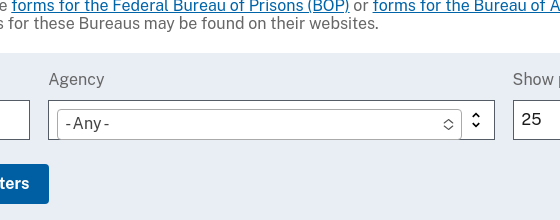
#> input picture tests/fixtures/osworld/chosen-dropdown-closed.png, 560 x 220 px
$ python -i ocr_rapid.py   (imports and definitions only)
#> lines starting #> are read from the running program, lines starting #| are printed output that depends on the picture
### typesafe_computer_use/platform_adapter.py
"""The desktop this process drives: one platform adapter at a time, behind one name.

Every other module reaches the platform through `desktop` and never imports macos.py or windows.py
itself. `host` is the adapter for the OS this process runs on, chosen once at import. Windows gets
windows.py. Every other OS gets macos.py, the default: on macOS it is the real adapter, and on the
Linux test runner tests/conftest.py stands in for the modules it imports, so the suite runs there
unchanged. Only the Windows path imports a Windows-only package. Where macos.py cannot load off
macOS, such as a Linux machine that drives an OSWorld VM, `host` is a `NoDesktop`: the package
still imports, and any call on the host says there is none.

`desktop` is not an adapter itself. It forwards every attribute read, write, and delete to the
adapter in use: `host`, unless a `using(adapter)` block has put another one in its place, such as
a remote computer that this process drives in place of its own. Callers hold `desktop` and never
see the swap.

`Desktop` is the surface every adapter provides, and tests/test_platform_adapter.py holds macos.py
and windows.py to it, parameter for parameter.
"""

from __future__ import annotations

import importlib
import sys
from collections.abc import Iterator
from contextlib import contextmanager
from pathlib import Path
from typing import Protocol

from PIL import Image

from .models import AxNode, Box, Field

OcrLine = tuple[str, float, Box]  # text, confidence, box in the image's own pixels


class Desktop(Protocol):
    # the escape hatch
    def check_abort(self) -> None: ...
    def abort_hint(self) -> str: ...
    def sleep_watching(self, seconds: float) -> None: ...
    def accessibility_trusted(self) -> bool: ...

    # input
    def click_at(self, point: tuple[float, float]) -> None: ...
    def press(self, key: str, command: bool = False) -> None: ...
    def type_text(self, text: str) -> None: ...
    def clear_field(self) -> None: ...
    def scroll(self, lines: int) -> None: ...

    # apps and windows
    def frontmost_app_and_pid(self) -> tuple[str, int]: ...
    def activate(self, app: str, timeout: float = 3.0) -> bool: ...
    def windows(self) -> list[tuple[str, str]]: ...
    def switch_to(self, key: str, timeout: float = 3.0) -> bool: ...
    def open_url(self, browser: str, url: str) -> bool: ...
    def browser_url(self, browser: str) -> str | None: ...
    def open_path(self, path: Path, as_text: bool = False) -> None: ...
    def frontmost_window_bounds(self, pid: int | None = None) -> tuple[float, float, float, float] | None: ...

    # capture, OCR, and accessibility
    def screenshot(self) -> Image.Image: ...
    def display_scale(self, image: Image.Image) -> float: ...
    def recognize_text(self, image: Image.Image) -> list[OcrLine]: ...
    def focused_field(self) -> Field | None: ...
    def actionable_elements(
        self, pid: int, display_w_pt: float, display_h_pt: float
    ) -> tuple[list[AxNode], list[AxNode], bool]: ...

    # acting on an element
    def ax_press(self, ref) -> bool: ...
    def ax_focus(self, ref) -> bool: ...
    def ax_set_value(self, ref, text: str) -> bool: ...
    def ax_value(self, ref) -> str | None: ...


class NoDesktop:
    """The host adapter of a process that has no desktop of its own: every call raises and says why.

    It lets the package import where no adapter can, so a remote computer can be driven from
    there through `using(adapter)`.
    """

    def __init__(self, reason: str) -> None:
        self._reason = reason

    # [4 lines left out: function __getattr__, not called in this run]

    def __repr__(self) -> str:
        return f"<no desktop: {self._reason}>"


def pick_host() -> Desktop:
    """The adapter for the OS this process runs on. Off macOS and Windows, macos.py when it loads (the
    Linux test runner stands in for its packages), and a `NoDesktop` when it does not."""
    if sys.platform == "win32":
        return importlib.import_module(f"{__package__}.windows")
    try:
        return importlib.import_module(f"{__package__}.macos")
    except ImportError as missing:
        if sys.platform == "darwin":
            raise
        return NoDesktop(f"{sys.platform} has no desktop adapter ({missing})")


host: Desktop = pick_host()


class _InUse:
    """Stands in for the adapter on top of its stack: reads, writes, and deletes all go there.

    Forwarding writes is what lets a test do `monkeypatch.setattr(desktop, "click_at", fake)`: the
    patch, and its undo, land on whichever adapter is in use at that moment.
    """

    __slots__ = ("_stack",)

    def __init__(self, adapter: Desktop) -> None:
        object.__setattr__(self, "_stack", [adapter])

    def __getattr__(self, name: str):
        return getattr(self._stack[-1], name)

    def __setattr__(self, name: str, value) -> None:
        setattr(self._stack[-1], name, value)

    def __delattr__(self, name: str) -> None:
        delattr(self._stack[-1], name)

    def __repr__(self) -> str:
        return f"<desktop in use: {self._stack[-1]!r}>"


_in_use = _InUse(host)
desktop: Desktop = _in_use  # forwards the whole surface, so it is one


def current() -> Desktop:
    """The adapter that `desktop` forwards to right now."""
    return _in_use._stack[-1]


# [19 lines left out: function using, not called in this run]

### typesafe_computer_use/ocr_rapid.py
"""RapidOCR on ONNX Runtime: OCR that runs anywhere, for machines without macOS Vision.

It needs the `rapidocr` extra (`uv sync --extra rapidocr`). The OSWorld benchmark runs on Linux,
so it reads the VM's screen with this backend (`--ocr rapidocr`). `recognize_text` returns what
`Desktop.recognize_text` returns: text, confidence, and a box in the image's own pixels, top to
bottom and left to right. The engine loads its models once, on the first call, since that load is
the slow part; importing this module loads nothing.

Each box is shrunk to the ink inside it. RapidOCR's detector pads every line by about half its
height, while macOS Vision's boxes hug the glyphs, and jev's geometry (which lines join into a
block, which share a row) was tuned on Vision's. Padded, the entries of a settings sidebar, 40
pixels apart, read as one paragraph, and a click on it landed between them.
"""

from __future__ import annotations

import functools
import math
import statistics
from collections.abc import Iterable, Sequence
from typing import Any

from PIL import Image
from rapidocr import RapidOCR

from .platform_adapter import OcrLine


@functools.cache
def _engine() -> RapidOCR:
    """The one engine this process uses. It logs errors only, so a run's output stays jev's own."""
    return RapidOCR(params={"Global.log_level": "error"})


# [31 lines left out: functions to_line, lines_of, reading_order, not called in this run]


def _same_row(a: OcrLine, b: OcrLine) -> bool:
    (_, ay1, _, ay2), (_, by1, _, by2) = a[2], b[2]
    return abs(ay1 - by1) < min(ay2 - ay1, by2 - by1) / 2


INK_CONTRAST = 48  # grey levels between a pixel and the box's background for the pixel to be ink

Box = tuple[float, float, float, float]


# [18 lines left out: function hug_ink, not called in this run]


def recognize_text(image: Image.Image) -> list[OcrLine]:
    """RapidOCR lines as text, confidence, and a box around their ink in the image's own pixels."""
    rgb = image.convert("RGB")
    gray = rgb.convert("L")
    return reading_order([(text, score, hug_ink(gray, box)) for text, score, box in lines_of(_engine()(rgb))])

>>> from PIL import Image
>>> picture = Image.open('../tests/fixtures/osworld/chosen-dropdown-closed.png')
#> picture is the input picture: PIL image 560x220 RGB; mean R, G, B 230, 236.1, 242.3
>>> result = recognize_text(picture)
#> in recognize_text, `gray = rgb.convert("L")`:
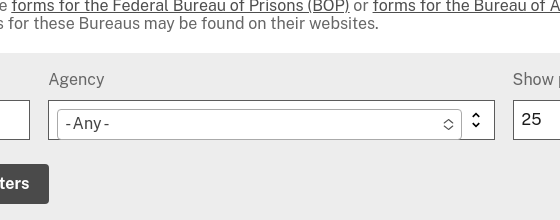
#> gray: PIL image 560x220 L; min 2, max 255, mean 234.8
#> (the run stopped early here; a loop or call above may not have finished)
